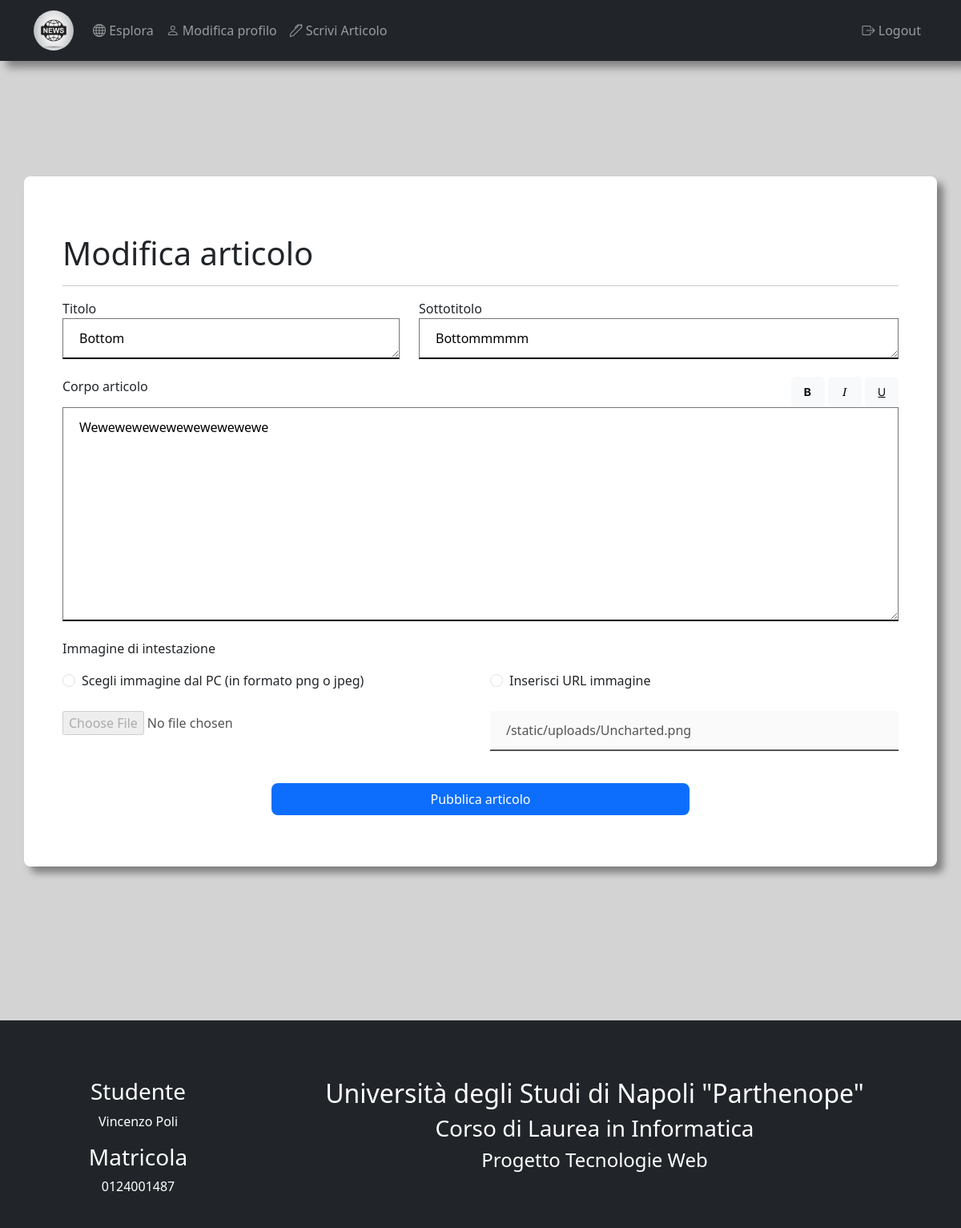
Screenshot of /edit_article/Bottom (signed in) with the database file from the repository.
### app/models.py (models this page shows, shortened)
class Article(db.Model):
    id = db.Column(db.Integer, primary_key=True)
    title = db.Column(db.String(75), unique=True)
    subtitle = db.Column(db.String(150))
    body = db.Column(db.Text())
    head_img = db.Column(db.String())
    timeStamp = db.Column(db.DateTime, index=True, default=datetime.now(timezone.utc))
    author = db.Column(db.String(64))
    user_id = db.Column(db.Integer, db.ForeignKey('user.id'))

### app/routes.py (the view, shortened to what this page needs)
@app.route('/edit_article/<article_title>', methods=['GET', 'POST'])
@login_required
def edit_article(article_title):
    article = Article.query.filter_by(title=article_title).first()
    form = EditArticleForm()
    if request.method == 'GET':
        form.title.data = article.title
        form.subtitle.data = article.subtitle
        form.body.data = article.body
        form.head_img.data = article.head_img
    return render_template('article_form.html', title='Modifica articolo', form=form)

### app/forms.py (shortened to what this page needs)
class EditArticleForm(FlaskForm):
    title = TextAreaField('Titolo', validators=[Length(min=0, max=75)])
    subtitle = TextAreaField('Sottotitolo', validators=[Length(min=0, max=150)])
    body = TextAreaField(
        'Corpo articolo', validators=[
            DataRequired(), Length(min=0)]
    )
    head_img = StringField('Immagine di intestazione')
    submit = SubmitField('Pubblica articolo')

### app/models.py (called while the page is built)
@login.user_loader
def load_user(id):
    return User.query.get(id)

### app/routes.py (called while the page is built)
@app.before_request
def before_request():
    if current_user.is_authenticated:
        current_user.last_seen = datetime.now()
        db.session.commit()

### app/templates/article_form.html (shortened to what this page needs)
{% extends "base.html" %}
{% block app_content %}
    <h1>{{ title }}</h1>
    <hr>
    <form action="" method="post" enctype="multipart/form-data">
        <div class="row">
            <div class="col-sm-5">
                <p>
                    {{ form.title.label }}<br/>
                    {{ form.title(rows=1) }}
                </p>
            </div>
            <div class="col-sm-7">
                <p>
                    {{ form.subtitle.label }}<br/>
                    {{ form.subtitle(rows=1) }}
                </p>
            </div>
        </div>
        <div class="row">
            <div class="col-sm-12">
                <p>
                    {{ form.body.label }}
                    <span class="formatting-buttons">
                        <button type="button" class="btn btn-light" id="bold" onclick="textFormatting('bold')"><i class="bi bi-type-bold"></i></button>
                        <button type="button" class="btn btn-light" onclick="textFormatting('italic')"><i class="bi bi-type-italic" id="italic"></i></button>
                        <button type="button" class="btn btn-light" onclick="textFormatting('underline')"><i class="bi bi-type-underline" id="underline"></i></button>
                    </span>
                    {{ form.body(id='body-textarticle', rows=10) }}
                </p>
            </div>
        </div>
        <div class="row">
            <div class="col-sm-6">
                <p>
                    {{ form.head_img.label }}
                </p>
            </div>
        </div>
        <div class="row">
            <div class="col-sm-6" >
                <div class="form-check">
                    <label class="form-check-label" for="radio1">Scegli immagine dal PC (in formato png o jpeg)</label>
                    <input type="radio" class="form-check-input" id="radio1" name="optradio" value="option1"
                           onchange="changeState('radio1', 'radio2', 'image-file', 'image-url')">
                </div><br>
                <p>
                    <input id='image-file' type="file" name="filename" accept="image/png, image/jpeg" disabled>
                </p><br/>
            </div>
            <div class="col-sm-6">
                <div class="form-check">
                    <label class="form-check-label" for="radio2">Inserisci URL immagine</label>
                    <input type="radio" class="form-check-input" id="radio2" name="optradio" value="option2"
                           onchange="changeState('radio1', 'radio2', 'image-file', 'image-url')">
                </div><br>
                 <p>
                     {{ form.head_img(id='image-url', disabled=True, type='url') }}
                </p><br/>
            </div>
        </div>
            <p class="submit-form">
                {{ form.submit() }}
            </p>
    </form>
{% endblock %}

### app/static/style.css (style rules this page uses)
.new-user, .remember-me, .profile-button, .submit-form { text-align: center; }
input[type=text], input[type=password], input[type=url] { border: none; padding: 12px 20px; border-bottom: 2px solid; width: 100%; }
input[type=submit] { background-color: #0d6efd; width: 50%; padding: 8px; border-radius: 8px; color: white; border: none; }
textarea { white-space: pre-line; padding: 12px 20px; border-bottom: 2px solid; width: 100%; }
.formatting-buttons { float: right; }

### rows the page displays
Article: title "Bottom", subtitle "Bottommmmm", body "Wewewewewewewewewewewe", head_img "/static/uploads/Uncharted.png"

### other values shown
{{ title }} "Modifica articolo"
